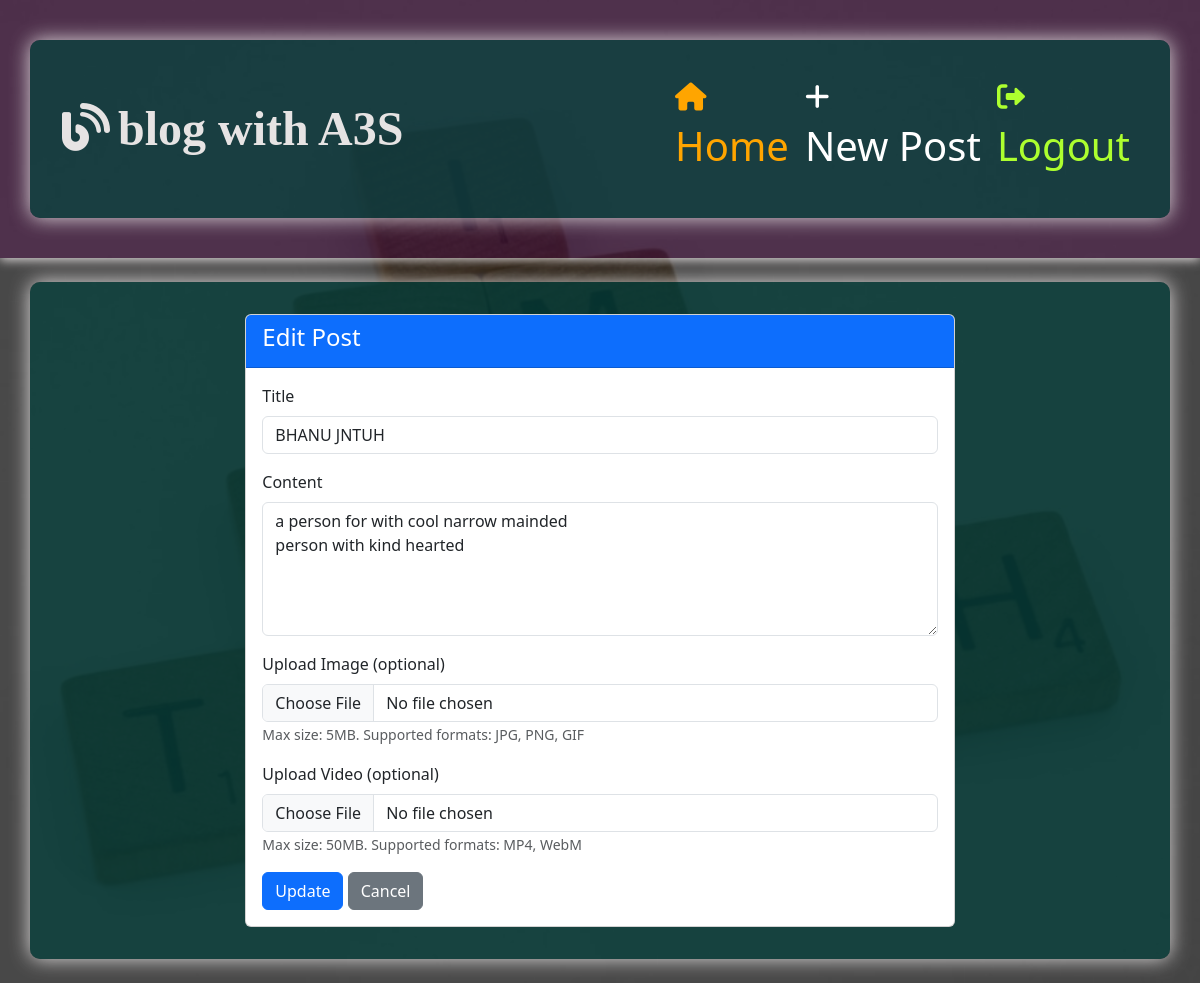
The page /post/2/update/ (signed in) on the database its author committed.
### blog/models.py (models this page shows, shortened)
class Post(models.Model):
    title = models.CharField(max_length=100)
    content = models.TextField()
    date_posted = models.DateTimeField(default=timezone.now)
    author = models.ForeignKey(User, on_delete=models.CASCADE)
    likes = models.ManyToManyField(User, related_name='blog_posts')
    image = models.ImageField(upload_to='post_images/', null=True, blank=True)
    video = models.FileField(upload_to='post_videos/', null=True, blank=True)

### blog/views.py (the view)
# urls.py: path('post/<int:pk>/update/', views.update_post, name='post-update'),
@login_required
def update_post(request, pk):
    post = get_object_or_404(Post, pk=pk)
    if request.user != post.author:
        messages.error(request, "You can only edit your own posts!")
        return redirect('home')
    if request.method == 'POST':
        form = PostForm(request.POST, request.FILES, instance=post)
        if form.is_valid():
            if 'image' in request.FILES and post.image:
                post.image.delete()
            if 'video' in request.FILES and post.video:
                post.video.delete()
            form.save()
            messages.success(request, 'Your post has been updated!')
            return redirect('post-detail', pk=post.pk)
    else:
        form = PostForm(instance=post)
    return render(request, 'blog/create_post.html', {
        'form': form,
        'title': 'Edit Post'
    })

### blog/forms.py (shortened to what this page needs)
class PostForm(forms.ModelForm):
    class Meta:
        model = Post
        fields = ['title', 'content', 'image', 'video']
        widgets = {
            'title': forms.TextInput(attrs={'class': 'form-control'}),
            'content': forms.Textarea(attrs={'class': 'form-control', 'rows': 5}),
            'image': forms.FileInput(attrs={'class': 'form-control'}),
            'video': forms.FileInput(attrs={'class': 'form-control'}),
        }
        labels = {
            'image': 'Upload Image (optional)',
            'video': 'Upload Video (optional)',
        }

### blog/templates/blog/create_post.html (shortened to what this page needs)
{% extends "blog/base.html" %}
{% block content %}
<div class="row justify-content-center">
    <div class="col-md-8">
        <div class="card">
            <div class="card-header bg-primary text-white">
                <h4>{% if title %}{{ title }}{% else %}Create New Post{% endif %}</h4>
            </div>
            <div class="card-body">
                <form method="POST" enctype="multipart/form-data">
                    <div class="mb-3">
                        <label for="id_title" class="form-label">Title</label>
                        {{ form.title }}
                    </div>
                    <div class="mb-3">
                        <label for="id_content" class="form-label">Content</label>
                        {{ form.content }}
                    </div>
                    <div class="mb-3">
                        <label for="id_image" class="form-label">{{ form.image.label }}</label>
                        {{ form.image }}
                        <small class="text-muted">Max size: 5MB. Supported formats: JPG, PNG, GIF</small>
                    </div>
                    <div class="mb-3">
                        <label for="id_video" class="form-label">{{ form.video.label }}</label>
                        {{ form.video }}
                        <small class="text-muted">Max size: 50MB. Supported formats: MP4, WebM</small>
                    </div>
                    <button type="submit" class="btn btn-primary">
                        {% if title %}Update{% else %}Post{% endif %}
                    </button>
                    <a href="{% if form.instance.pk %}{% url 'post-detail' form.instance.pk %}{% else %}{% url 'home' %}{% endif %}"
                       class="btn btn-secondary">
                        Cancel
                    </a>
                </form>
            </div>
        </div>
    </div>
</div>
{% endblock %}

### blog/static/css/style.css (style rules this page uses)
body { background: linear-gradient(rgba(0, 0, 0, 0.7), rgba(0, 0, 0, 0.7)), url('/static/images/bg.jpg') no-repeat center center fixed; background-size: cover; font-family: 'Segoe UI', Tahoma, Geneva, Verdana, sans-serif; min-height: 100vh; margin: 0; padding: 0; color: #ab2c12; }
.btn-primary { animation: pulse 2s infinite; }
.card { transition: all 0.5s cubic-bezier(0.25, 0.8, 0.25, 1); animation: fadeInUp 0.5s ease-out; }

### rows shown on the page
Post: title "BHANU JNTUH", content "a person for with cool narrow mainded person with kind hearted"

### other values the page prints
{{ title }} "Edit Post"
